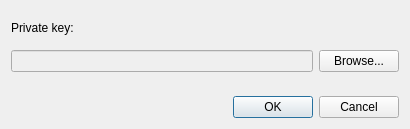
<?xml version="1.0" encoding="UTF-8"?>
<ui version="4.0">
 <class>Dialog</class>
 <widget class="QDialog" name="Dialog">
  <property name="geometry">
   <rect>
    <x>0</x>
    <y>0</y>
    <width>409</width>
    <height>129</height>
   </rect>
  </property>
  <property name="windowTitle">
   <string>Preferences</string>
  </property>
  <layout class="QGridLayout" name="gridLayout">
   <item row="0" column="0">
    <widget class="QLabel" name="label">
     <property name="text">
      <string>Private key:</string>
     </property>
    </widget>
   </item>
   <item row="1" column="0">
    <widget class="QLineEdit" name="line_key">
     <property name="enabled">
      <bool>false</bool>
     </property>
     <property name="minimumSize">
      <size>
       <width>300</width>
       <height>0</height>
      </size>
     </property>
    </widget>
   </item>
   <item row="1" column="1">
    <widget class="QPushButton" name="button_browse">
     <property name="text">
      <string>Browse...</string>
     </property>
    </widget>
   </item>
   <item row="3" column="0" colspan="2">
    <widget class="QDialogButtonBox" name="button_box">
     <property name="orientation">
      <enum>Qt::Horizontal</enum>
     </property>
     <property name="standardButtons">
      <set>QDialogButtonBox::Cancel|QDialogButtonBox::Ok</set>
     </property>
    </widget>
   </item>
   <item row="2" column="0" colspan="2">
    <spacer name="verticalSpacer">
     <property name="orientation">
      <enum>Qt::Vertical</enum>
     </property>
     <property name="sizeType">
      <enum>QSizePolicy::Fixed</enum>
     </property>
     <property name="sizeHint" stdset="0">
      <size>
       <width>388</width>
       <height>18</height>
      </size>
     </property>
    </spacer>
   </item>
  </layout>
 </widget>
 <resources/>
 <connections>
  <connection>
   <sender>button_box</sender>
   <signal>accepted()</signal>
   <receiver>Dialog</receiver>
   <slot>accept()</slot>
   <hints>
    <hint type="sourcelabel">
     <x>248</x>
     <y>254</y>
    </hint>
    <hint type="destinationlabel">
     <x>157</x>
     <y>274</y>
    </hint>
   </hints>
  </connection>
  <connection>
   <sender>button_box</sender>
   <signal>rejected()</signal>
   <receiver>Dialog</receiver>
   <slot>reject()</slot>
   <hints>
    <hint type="sourcelabel">
     <x>316</x>
     <y>260</y>
    </hint>
    <hint type="destinationlabel">
     <x>286</x>
     <y>274</y>
    </hint>
   </hints>
  </connection>
 </connections>
</ui>
